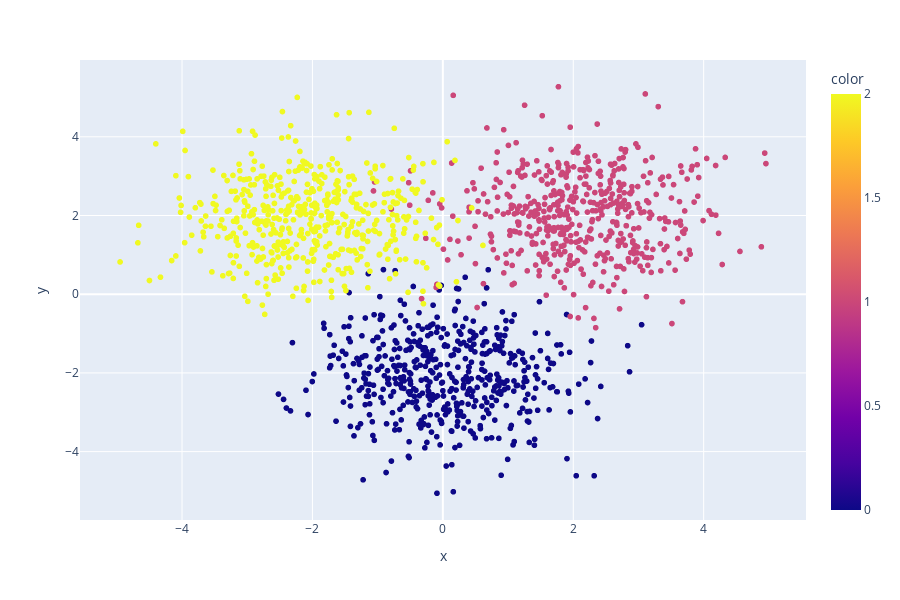

The cell this chart's notebook holds for it:
### Code cell
nsamples_per_class = 500
dim = 2
hidden_layer = 3
no_of_classes = 3
X1 = np.random.randn(nsamples_per_class,dim) + np.array([0,-2])
X2 = np.random.randn(nsamples_per_class,dim) + np.array([2,2])
X3 = np.random.randn(nsamples_per_class,dim) + np.array([-2,2])
X = np.vstack([X1,X2,X3])
Y = np.array([0]*nsamples_per_class+ [1]*nsamples_per_class + [2]*nsamples_per_class)
fig = go.Figure()
fig = px.scatter(x=X[:,0],y=X[:,1],color=Y)
fig.show()

### Figure 1 — Plotly figure (JSON) as saved in the notebook; plotly's stock layout.template omitted (floating-point values rounded to 4 significant figures; data arrays with more than 128 entries replaced by an {"elided": "..."} marker saying what was removed)
{"data": [{"hoverlabel": {"namelength": 0}, "hovertemplate": "x=%{x}<br>y=%{y}<br>color=%{marker.color}", "legendgroup": "", "marker": {"color": {"elided": "1500 int values"}, "coloraxis": "coloraxis", "symbol": "circle"}, "mode": "markers", "name": "", "showlegend": false, "type": "scattergl", "x": {"elided": "1500 float values"}, "xaxis": "x", "y": {"elided": "1500 float values"}, "yaxis": "y"}], "layout": {"coloraxis": {"colorbar": {"title": {"text": "color"}}, "colorscale": [[0, "#0d0887"], [0.1111, "#46039f"], [0.2222, "#7201a8"], [0.3333, "#9c179e"], [0.4444, "#bd3786"], [0.5556, "#d8576b"], [0.6667, "#ed7953"], [0.7778, "#fb9f3a"], [0.8889, "#fdca26"], [1, "#f0f921"]]}, "height": 600, "legend": {"tracegroupgap": 0}, "margin": {"t": 60}, "xaxis": {"anchor": "y", "domain": [0, 1], "title": {"text": "x"}}, "yaxis": {"anchor": "x", "domain": [0, 1], "title": {"text": "y"}}}}
